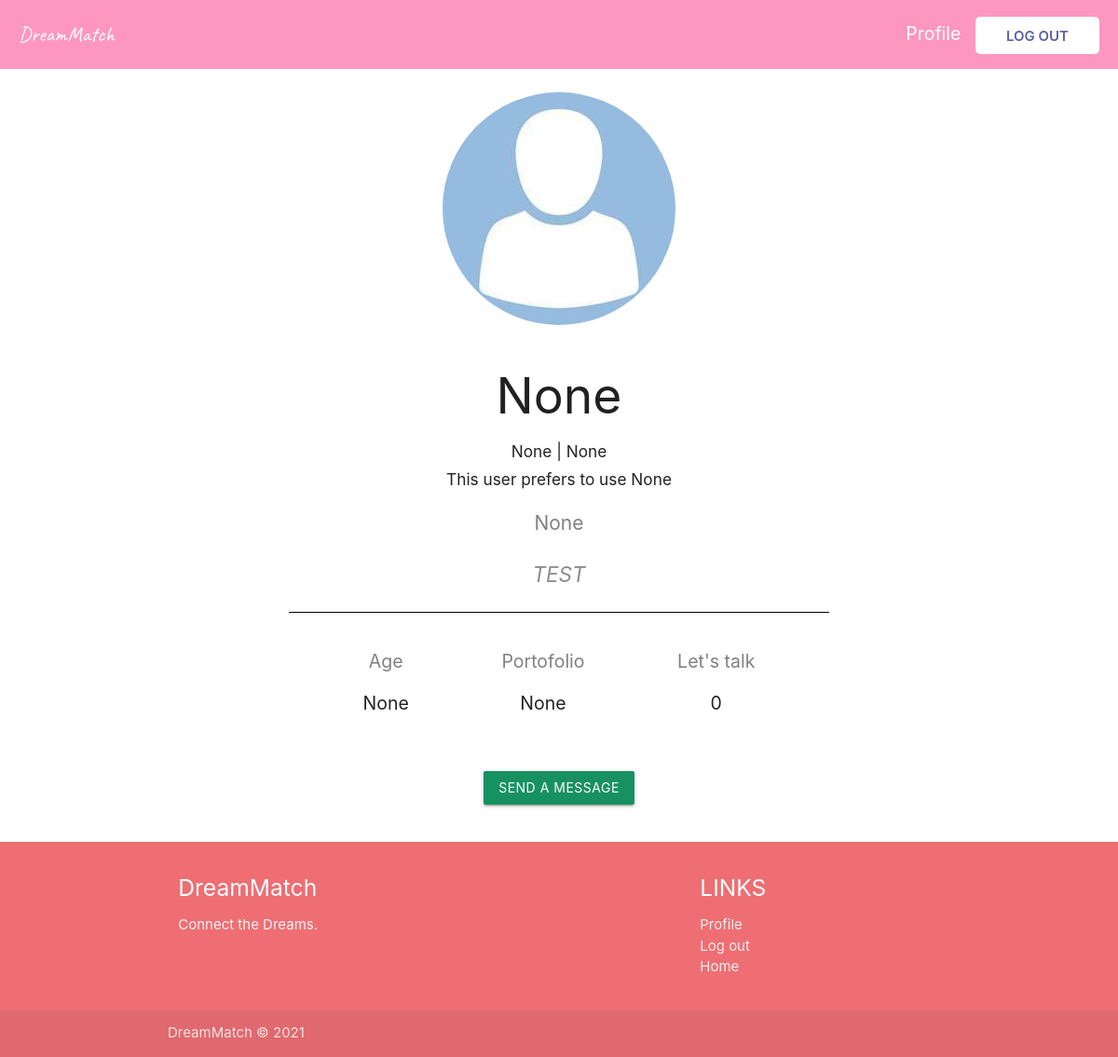
Screenshot of /user/2/ (signed in) with the database file from the repository.
### users/models.py (models this page shows, shortened)
class Profile(models.Model):
    TEXT_C = [
        ("Find Sponser", "Find Sponser"),
        ("Shall we talk?", "Shall we talk?")
    ]
    GENDER_C = [
        ("Male", "Male"),
        ("Female", "Female"),
        ("Other", "Other")
    ]
    OS_C = [
        ("Entrepreneur", "Entrepreneur"),
        ("Venture Capitalist", "Venture Capitalist"),
        ("Angel Investor", "Angel Investor")
    ]
    SPACES_C = [
        ("Cash", "Cash"),
        ("Financial loans", "Financial loans")
    ]
    user = models.OneToOneField(User, on_delete=models.CASCADE)
    full_name = models.CharField(max_length=100, null=True)
    age = models.IntegerField(null=True)
    gender = models.CharField(
        max_length=50, blank=True, null=True, choices=GENDER_C)
    profile_image = models.ImageField(
        upload_to='profile_pic', default="default.jpg", null=True, blank=True)
    bio = models.TextField(null=True)
    tech_stack = models.CharField(max_length=500, null=True)
    editor = models.CharField(
        max_length=50, choices=TEXT_C, default=None, null=True, blank=True)
    os = models.CharField(
        max_length=50, choices=OS_C, default=None, null=True, blank=True)
    spacing = models.CharField(
        max_length=50, choices=SPACES_C, default=None, null=True, blank=True)
    likeability = models.ManyToManyField(
        User, related_name="likes", blank=True)
    blocked_by = models.ManyToManyField(
        User, related_name="blocked", blank=True)

### main/views.py (the view)
# urls.py: path("user/<int:pk>/", views.UserDetail.as_view(), name="user-detail"),
class UserDetail(LoginRequiredMixin, DetailView):
    model = Profile

### users/templates/users/profile_detail.html
{% extends "base.html" %}
{% load crispy_forms_tags %}
{% block content %}
<section>
  <div class="navigation navigation--bg">
    <a href="/" class="logo">DreamMatch</a>
    <div>
      {% if user.is_authenticated %}
      <a href="{% url 'profile-page' %}" class="profile-link">Profile</a>
      <a href="{% url 'logout' %}" class="login">Log out</a>
      {% else %}
      <a href="{% url 'login' %}" class="login">Log in</a>
      {% endif %}
    </div>
  </div>
  <section class="profile">
    <div>
      <img src="{{object.profile_image.url}}" alt="" class="profile-image" />
    </div>
    <div class="profile-about">
      <h2>{{ object.full_name }}</h2>
      <h6>{{object.os}} | {{object.editor}}</h6>
      <h6>This user prefers to use {{object.spacing}}</h6>
      <p class="bio">{{ object.bio }}</p>
      <p class="username">{{ object.user.username }}</p>
    </div>
    <div class="stats">
      <div>
        <h4 class="header">Age</h4>
        <h4>{{ object.age }}</h4>
      </div>
      <div>
        <h4 class="header">Portofolio</h4>
        <h4>{{object.tech_stack}}</h4>
      </div>
      <div>
        <h4 class="header">Let's talk</h4>
        <h4>{{object.likeability.count}}</h4>
      </div>
    </div>
    <a
      href="{% url 'write-message' object.user.username %}"
      class="btn"
      style="margin: 20px; background: rgb(23, 145, 98)"
      >Send a Message</a
    >
  </section>
</section>
<footer class="page-footer">
  <div class="container">
    <div class="row">
      <div class="col l6 s12">
        <h5 class="white-text">DreamMatch</h5>
        <p class="grey-text text-lighten-4">
            Connect the Dreams.
        </p>
      </div>
      <div class="col l4 offset-l2 s12">
        <h5 class="white-text">LINKS</h5>
        <ul>
          <li>
            <a class="grey-text text-lighten-3" href="{% url 'profile-page' %}"
              >Profile</a
            >
          </li>
          <li>
            <a class="grey-text text-lighten-3" href="{% url 'logout' %}"
              >Log out</a
            >
          </li>
          <li>
            <a class="grey-text text-lighten-3" href="{% url 'date-page' %}"
              >Home</a
            >
          </li>
        </ul>
      </div>
    </div>
  </div>
  <div class="footer-copyright">
    <div class="container">DreamMatch © 2021</div>
  </div>
</footer>
{% endblock content %}

### main/static/main/main.css (style rules this page uses)
a { text-decoration: none !important; }
.navigation { z-index: 999; text-decoration: none; color: white; display: flex; justify-content: space-between; align-items: center; grid-row: 0/1; padding: 20px; font-size: 1.3rem; }
.navigation--bg { background: #fd267c7a; }
.logo { color: white; font-family: "Caveat", cursive; font-size: 1.5rem; }
.login { text-decoration: none; color: #5f60a0; position: relative; background: white; padding: 0.7rem 2.2rem; text-transform: uppercase; font-weight: 600; font-size: 1rem; border-radius: 5px; }
.profile-link { text-decoration: none; color: white; margin-right: 10px; }
.profile { display: flex; margin: 20px; flex-wrap: wrap; justify-content: center; flex-direction: column; align-items: center; }
.profile-about { text-align: center; }
.profile-image { border-radius: 50%; margin: 5px; }
.bio { font-size: 1.4rem; color: gray; max-width: 50ch; }
.username { font-size: 1.5rem; color: grey; text-align: center; font-style: italic; opacity: 0.9; }
.stats { display: flex; justify-content: space-evenly; flex-wrap: wrap; align-items: center; width: 50%; text-align: center; margin-bottom: 60px; border-top: 1px solid black; }
.stats div { margin: 20px; height: 50px; }
.stats h4 { font-size: 1.3rem; }
.header { color: grey; }

### rows the page displays
Profile: profile_image (placeholder picture), full_name "None", os "None", editor "None", spacing "None", bio "None", user.username "TEST", age "None", tech_stack "None", likeability.count "0"
